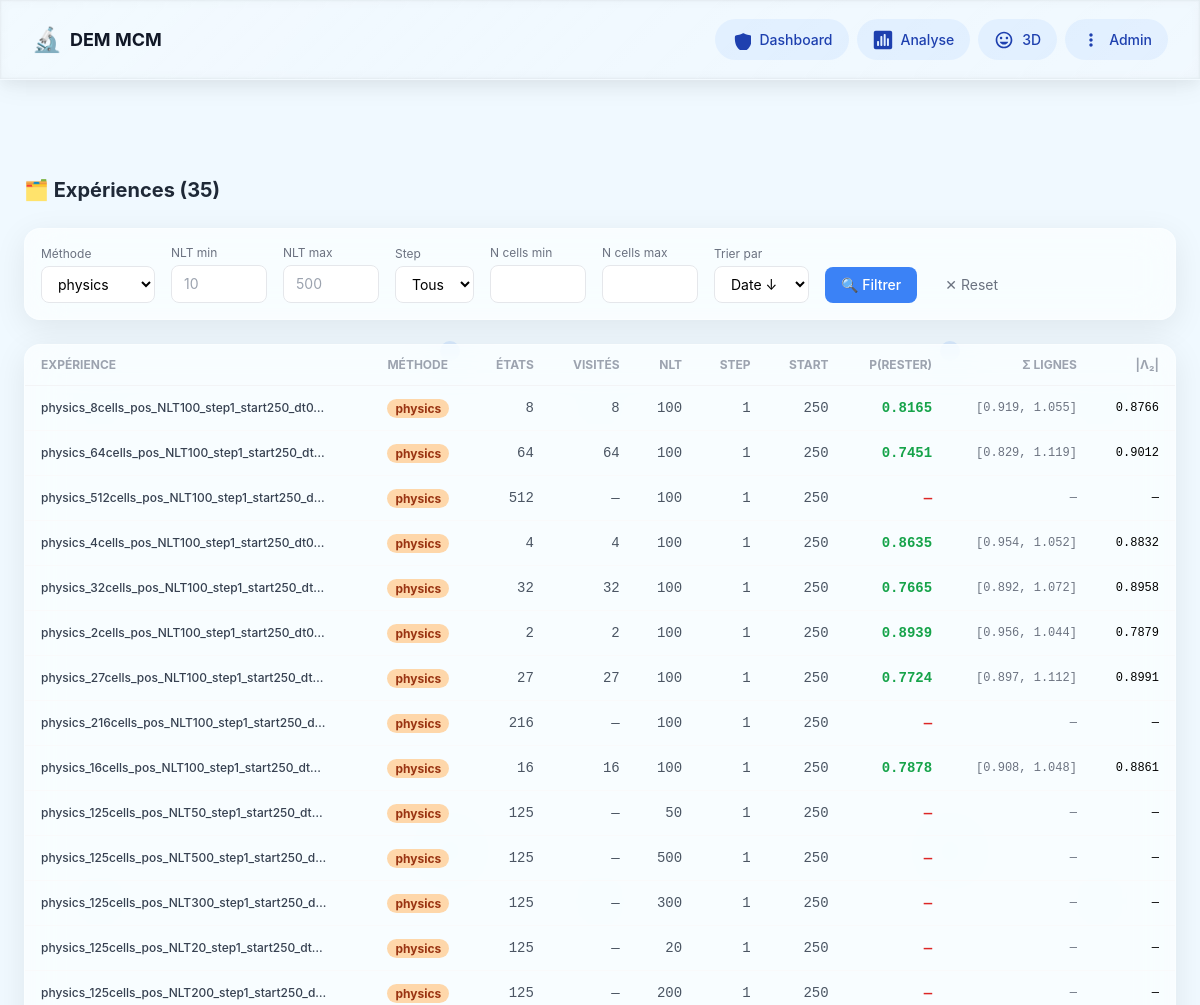
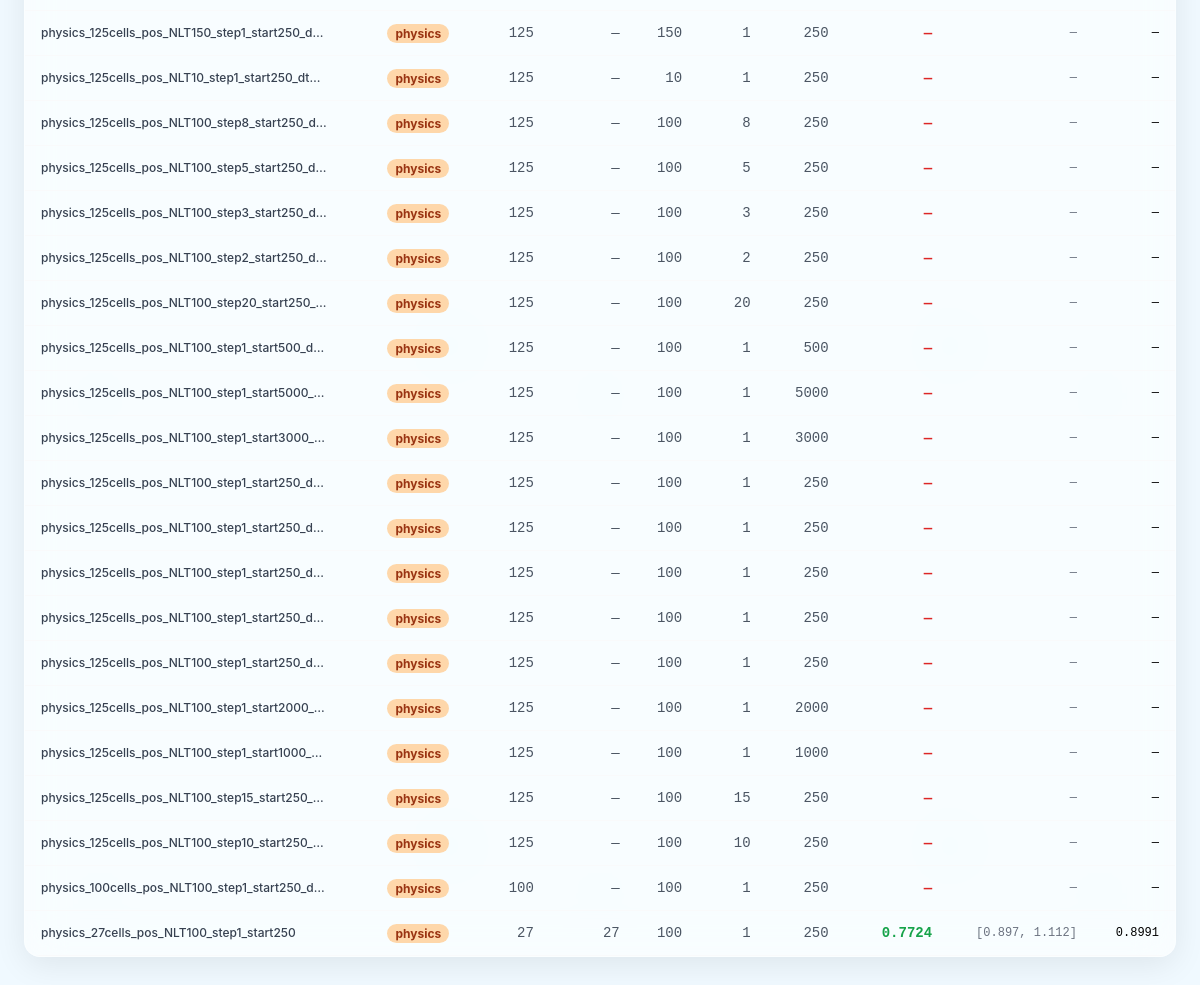
The app's page /experiments/?method=physics with its own data (2 pictures, top to bottom).
### markov/models.py (models this page shows, shortened)
class Experiment(models.Model):
    folder_name = models.CharField(
        max_length=300, unique=True, db_index=True,
        help_text="Nom du dossier dans le bucket HF"
    )
    partition_method = models.ForeignKey(
        PartitionMethod, on_delete=models.CASCADE,
        related_name="experiments"
    )
    nlt = models.IntegerField(
        "Learning Time (NLT)",
        validators=[MinValueValidator(1)],
        help_text="Nombre de paires de snapshots pour l'apprentissage"
    )
    step_size = models.IntegerField(
        "Pas temporel (step)",
        default=1,
        validators=[MinValueValidator(1)],
        help_text="Intervalle entre deux snapshots d'une paire"
    )
    start_index = models.IntegerField(
        "Index de départ",
        default=0,
        help_text="Premier fichier DEM utilisé"
    )
    n_states = models.IntegerField("Nombre d'états", default=0)
    n_timesteps_used = models.IntegerField("Timesteps effectifs", default=0)
    created_at = models.DateTimeField(auto_now_add=True)
    bucket_path = models.CharField(max_length=500, blank=True)
    raw_config = models.JSONField(default=dict, blank=True)
    raw_stats = models.JSONField(default=dict, blank=True)
    class Meta:
        ordering = ["-created_at"]
        verbose_name = "Expérience"
        indexes = [
            models.Index(fields=["nlt"]),
            models.Index(fields=["step_size"]),
            models.Index(fields=["start_index"]),
            models.Index(fields=["n_states"]),
        ]

class PartitionMethod(models.Model):
    METHODS = [
        ("cartesian", "Cartésien"),
        ("cylindrical", "Cylindrique"),
        ("voronoi", "Voronoï (K-means)"),
        ("quantile", "Quantile (équi-pop)"),
        ("octree", "Octree adaptatif"),
        ("physics", "Physics-aware"),
        ("adaptive","Adaptive"),
        ("multizone","Multizone"),
        ("single","Single")
    ]
    name = models.CharField(max_length=50, choices=METHODS, db_index=True)
    description = models.TextField(blank=True)
    parameters = models.JSONField(
        default=dict,
        help_text="Paramètres du partitionneur (nx, ny, nz, nr, ntheta, n_cells, ...)"
    )
    label = models.CharField(max_length=200, unique=True, db_index=True)
    n_cells = models.IntegerField(default=0)
    n_cells_visited = models.IntegerField(default=0, blank=True)
    population_mean = models.FloatField(null=True, blank=True)
    population_std = models.FloatField(null=True, blank=True)
    population_cv = models.FloatField(
        null=True, blank=True,
        help_text="Coefficient de variation = std/mean (plus petit = mieux)"
    )
    created_at = models.DateTimeField(auto_now_add=True)
    class Meta:
        ordering = ["name", "n_cells"]
        verbose_name = "Méthode de partitionnement"

class TransitionMatrix(models.Model):
    experiment = models.OneToOneField(
        Experiment, on_delete=models.CASCADE,
        related_name="matrix"
    )
    diagonal_mean = models.FloatField(
        "P(rester) moyen",
        help_text="Moyenne de la diagonale de P"
    )
    diagonal_std = models.FloatField("σ diagonale", default=0)
    diagonal_min = models.FloatField("Min diagonale", default=0)
    diagonal_max = models.FloatField("Max diagonale", default=0)
    row_sum_min = models.FloatField("Min Σ lignes", default=0)
    row_sum_max = models.FloatField("Max Σ lignes", default=0)
    row_sum_mean = models.FloatField("Moy Σ lignes", default=0)
    row_sum_std = models.FloatField("σ Σ lignes", default=0)
    col_sum_min = models.FloatField("Min Σ colonnes", default=0)
    col_sum_max = models.FloatField("Max Σ colonnes", default=0)
    col_sum_mean = models.FloatField("Moy Σ colonnes", default=0)
    n_states_visited = models.IntegerField("États visités", default=0)
    n_states_empty = models.IntegerField("États vides", default=0)
    fraction_visited = models.FloatField("Fraction visitée", default=0)
    eigenvalue_2 = models.FloatField(
        "|λ₂|", null=True, blank=True,
        help_text="2ème plus grande valeur propre (vitesse de mélange)"
    )
    spectral_gap = models.FloatField(
        "Gap spectral", null=True, blank=True,
        help_text="1 - |λ₂| (plus grand = mélange plus rapide)"
    )
    matrix_bucket_path = models.CharField(
        max_length=500,
        help_text="Chemin vers transition_matrix.npy dans le bucket"
    )
    class Meta:
        verbose_name = "Matrice de transition"

### markov/views.py (the view)
# urls.py: path("experiments/", views.experiment_list, name="experiment_list"),
def experiment_list(request):
    qs = Experiment.objects.select_related("partition_method", "matrix")
    method = request.GET.get("method")
    nlt_min = request.GET.get("nlt_min")
    nlt_max = request.GET.get("nlt_max")
    step = request.GET.get("step")
    start = request.GET.get("start")
    n_cells_min = request.GET.get("n_cells_min")
    n_cells_max = request.GET.get("n_cells_max")
    sort_by = request.GET.get("sort", "-created_at")
    if method:
        qs = qs.filter(partition_method__name=method)
    if nlt_min:
        qs = qs.filter(nlt__gte=int(nlt_min))
    if nlt_max:
        qs = qs.filter(nlt__lte=int(nlt_max))
    if step:
        qs = qs.filter(step_size=int(step))
    if start:
        qs = qs.filter(start_index=int(start))
    if n_cells_min:
        qs = qs.filter(n_states__gte=int(n_cells_min))
    if n_cells_max:
        qs = qs.filter(n_states__lte=int(n_cells_max))
    qs = qs.order_by(sort_by)
    available_methods = sorted(
        set(PartitionMethod.objects.values_list("name", flat=True))
    )
    available_nlts = sorted(set(Experiment.objects.values_list("nlt", flat=True)))
    available_steps = sorted(
        set(Experiment.objects.values_list("step_size", flat=True))
    )
    template = "markov/experiment_list.html"
    if getattr(request, "htmx", False):
        template = "markov/partials/experiment_table.html"
    return render(
        request,
        template,
        {
            "experiments": qs,
            "available_methods": available_methods,
            "available_nlts": available_nlts,
            "available_steps": available_steps,
            "current_filters": request.GET.dict(),
            "total_count": qs.count(),
        },
    )

### markov/templates/markov/experiment_list.html (shortened to what this page needs)
{% extends "markov/base.html" %}
{% block content %}
<div class="fade-in">
    <div class="flex items-center justify-between mb-6">
        <h2 class="text-xl font-bold text-gray-800">🗂️ Expériences ({{ total_count }})</h2>
    </div>
    <div class="glass-card p-4 mb-6">
        <form method="get" class="flex flex-wrap gap-4 items-end">
            <div>
                <label class="text-xs text-gray-500 block mb-1">Méthode</label>
                <select name="method" class="border rounded-lg px-3 py-2 text-sm bg-white">
                    {% for m in available_methods %}
                    <option value="{{ m }}" {% if current_filters.method == m %}selected{% endif %}>
                        {{ m }}
                    </option>
                    {% endfor %}
                </select>
            </div>
            <div>
                <label class="text-xs text-gray-500 block mb-1">NLT min</label>
                <input type="number" name="nlt_min" value="{{ current_filters.nlt_min|default:'' }}"
                       class="border rounded-lg px-3 py-2 text-sm w-24 bg-white" placeholder="10">
            </div>
            <div>
                <label class="text-xs text-gray-500 block mb-1">NLT max</label>
                <input type="number" name="nlt_max" value="{{ current_filters.nlt_max|default:'' }}"
                       class="border rounded-lg px-3 py-2 text-sm w-24 bg-white" placeholder="500">
            </div>
            <div>
                <label class="text-xs text-gray-500 block mb-1">Step</label>
                <select name="step" class="border rounded-lg px-3 py-2 text-sm bg-white">
                    <option value="">Tous</option>
                </select>
            </div>
            <div>
                <label class="text-xs text-gray-500 block mb-1">N cells min</label>
                <input type="number" name="n_cells_min" value="{{ current_filters.n_cells_min|default:'' }}"
                       class="border rounded-lg px-3 py-2 text-sm w-24 bg-white">
            </div>
            <div>
                <label class="text-xs text-gray-500 block mb-1">N cells max</label>
                <input type="number" name="n_cells_max" value="{{ current_filters.n_cells_max|default:'' }}"
                       class="border rounded-lg px-3 py-2 text-sm w-24 bg-white">
            </div>
            <div>
                <label class="text-xs text-gray-500 block mb-1">Trier par</label>
                <select name="sort" class="border rounded-lg px-3 py-2 text-sm bg-white">
                    <option value="-created_at" {% if current_filters.sort == '-created_at' %}selected{% endif %}>Date ↓</option>
                </select>
            </div>
            <button type="submit"
                    class="bg-blue-500 text-white px-4 py-2 rounded-lg text-sm font-medium hover:bg-blue-600 transition">
                🔍 Filtrer
            </button>
            <a href="{% url 'markov:experiment_list' %}"
               class="text-sm text-gray-500 hover:text-red-500 px-3 py-2">
                ✕ Reset
            </a>
        </form>
    </div>
    <div class="glass-card overflow-hidden">
        <table class="w-full text-sm">
            <thead>
                <tr class="border-b border-gray-100 text-xs text-gray-400 uppercase">
                    <th class="px-4 py-3 text-left">Expérience</th>
                    <th class="px-4 py-3 text-left">Méthode</th>
                    <th class="px-4 py-3 text-right">États</th>
                    <th class="px-4 py-3 text-right">Visités</th>
                    <th class="px-4 py-3 text-right">NLT</th>
                    <th class="px-4 py-3 text-right">Step</th>
                    <th class="px-4 py-3 text-right">Start</th>
                    <th class="px-4 py-3 text-right">P(rester)</th>
                    <th class="px-4 py-3 text-right">Σ lignes</th>
                    <th class="px-4 py-3 text-right">|λ₂|</th>
                </tr>
            </thead>
            <tbody>
                {% for exp in experiments %}
                <tr class="data-row border-b border-gray-50 cursor-pointer hover:bg-blue-50/30 transition"
                    onclick="window.location='{% url 'markov:experiment_detail' exp.pk %}'">
                    <td class="px-4 py-3 font-medium text-gray-700 text-xs">
                        {{ exp.folder_name|truncatechars:45 }}
                    </td>
                    <td class="px-4 py-3">
                        <span class="px-2 py-0.5 rounded-full text-xs font-bold method-{{ exp.partition_method.name }}">
                            {{ exp.partition_method.name }}
                        </span>
                    </td>
                    <td class="px-4 py-3 text-right text-gray-600 font-mono">{{ exp.n_states }}</td>
                    <td class="px-4 py-3 text-right text-gray-600 font-mono">
                        {% if exp.matrix %}{{ exp.matrix.n_states_visited }}{% else %}—{% endif %}
                    </td>
                    <td class="px-4 py-3 text-right text-gray-600 font-mono">{{ exp.nlt }}</td>
                    <td class="px-4 py-3 text-right text-gray-600 font-mono">{{ exp.step_size }}</td>
                    <td class="px-4 py-3 text-right text-gray-600 font-mono">{{ exp.start_index }}</td>
                    <td class="px-4 py-3 text-right font-mono font-bold
                        {% if exp.matrix.diagonal_mean > 0.5 %}text-green-600
                        {% elif exp.matrix.diagonal_mean > 0.1 %}text-yellow-600
                        {% else %}text-red-600{% endif %}">
                        {% if exp.matrix %}{{ exp.matrix.diagonal_mean|floatformat:4 }}{% else %}—{% endif %}
                    </td>
                    <td class="px-4 py-3 text-right font-mono text-xs text-gray-500">
                        {% if exp.matrix %}
                            [{{ exp.matrix.row_sum_min|floatformat:3 }}, {{ exp.matrix.row_sum_max|floatformat:3 }}]
                        {% else %}—{% endif %}
                    </td>
                    <td class="px-4 py-3 text-right font-mono text-xs">
                        {% if exp.matrix.eigenvalue_2 %}
                            {{ exp.matrix.eigenvalue_2|floatformat:4 }}
                        {% else %}—{% endif %}
                    </td>
                </tr>
                {% empty %}
                <tr>
                    <td colspan="10" class="px-4 py-8 text-center text-gray-400">
                        Aucune expérience trouvée
                    </td>
                </tr>
                {% endfor %}
            </tbody>
        </table>
    </div>
</div>
{% endblock %}

### markov/static/markov/css/glass-nav.css (style rules this page uses)
:root { --nav-width: 100%; --nav-height: 80px; --nav-radius: 0px; --nav-frost: 0.08; --nav-saturation: 1.2; }
.glass-card { background: rgba(255, 255, 255, 0.65); backdrop-filter: blur(20px) saturate(180%); -webkit-backdrop-filter: blur(20px) saturate(180%); border: 1px solid rgba(255, 255, 255, 0.3); border-radius: 16px; box-shadow: 0 8px 32px rgba(0, 0, 0, 0.08); transition: all 0.3s ease; }

### markov/static/markov/css/glass-effects.css (style rules this page uses)
:root { --glass-bg: rgba(255, 255, 255, 0.7); --glass-bg-dark: rgba(20, 20, 20, 0.5); --glass-border: rgba(255, 255, 255, 0.2); --glass-border-dark: rgba(255, 255, 255, 0.1); --glass-shadow: 0 8px 32px rgba(31, 38, 135, 0.1); --glass-shadow-dark: 0 8px 32px rgba(0, 0, 0, 0.3); --accent-color: #3b82f6; --accent-hover: #2563eb; }
.glass-card { background: var(--glass-bg); backdrop-filter: blur(20px) saturate(180%); -webkit-backdrop-filter: blur(20px) saturate(180%); border: 1px solid var(--glass-border); border-radius: 16px; box-shadow: var(--glass-shadow); transition: all 0.3s cubic-bezier(0.175, 0.885, 0.32, 2.2); overflow: hidden; }

### markov/static/markov/css/liquid-glass-cards.css (style rules this page uses)
:root { --liquid-glass-bg: light-dark( hsl(0 0% 100% / 0.08), hsl(0 0% 100% / 0.04) ); --liquid-glass-border: light-dark( hsl(0 0% 100% / 0.25), hsl(0 0% 100% / 0.1) ); --liquid-glass-shadow-1: rgba(255, 255, 255, 0.192); --liquid-glass-shadow-2: rgba(255, 255, 255, 0.274); --liquid-glass-shadow-3: rgba(0, 0, 0, 0.164); --liquid-glass-glow: light-dark( rgba(99, 102, 241, 0.15), rgba(99, 102, 241, 0.25) ); --liquid-glass-speed: 0.5s; }

### markov/templates/markov/base.html (style rules this page uses)
body { margin: 0; padding: 0; font-family: -apple-system, BlinkMacSystemFont, 'Segoe UI', sans-serif; background-size: 500px; background-attachment: fixed; }
.glass-card { background: rgba(255, 255, 255, 0.65); backdrop-filter: blur(20px) saturate(180%); -webkit-backdrop-filter: blur(20px) saturate(180%); border: 1px solid rgba(255, 255, 255, 0.3); border-radius: 16px; box-shadow: 0 8px 32px rgba(0, 0, 0, 0.08); transition: all 0.3s ease; }
.method-physics { background: #fed7aa; color: #9a3412; }
.fade-in { animation: fadeIn 0.3s ease-in; }

### records on screen
Experiment: folder_name "physics_8cells_pos_NLT100_step1_start250_dt0…", partition_method.name "physics", n_states "8", matrix.n_states_visited "8", nlt "100", step_size "1", start_index "250", matrix.diagonal_mean "0.8165", matrix.row_sum_min "0.919", matrix.row_sum_max "1.055", matrix.eigenvalue_2 "0.8766"
Experiment: folder_name "physics_64cells_pos_NLT100_step1_start250_dt…", partition_method.name "physics", n_states "64", matrix.n_states_visited "64", nlt "100", step_size "1", start_index "250", matrix.diagonal_mean "0.7451", matrix.row_sum_min "0.829", matrix.row_sum_max "1.119", matrix.eigenvalue_2 "0.9012"
Experiment: folder_name "physics_512cells_pos_NLT100_step1_start250_d…", partition_method.name "physics", n_states "512", nlt "100", step_size "1", start_index "250"
Experiment: folder_name "physics_4cells_pos_NLT100_step1_start250_dt0…", partition_method.name "physics", n_states "4", matrix.n_states_visited "4", nlt "100", step_size "1", start_index "250", matrix.diagonal_mean "0.8635", matrix.row_sum_min "0.954", matrix.row_sum_max "1.052", matrix.eigenvalue_2 "0.8832"
Experiment: folder_name "physics_32cells_pos_NLT100_step1_start250_dt…", partition_method.name "physics", n_states "32", matrix.n_states_visited "32", nlt "100", step_size "1", start_index "250", matrix.diagonal_mean "0.7665", matrix.row_sum_min "0.892", matrix.row_sum_max "1.072", matrix.eigenvalue_2 "0.8958"
Experiment: folder_name "physics_2cells_pos_NLT100_step1_start250_dt0…", partition_method.name "physics", n_states "2", matrix.n_states_visited "2", nlt "100", step_size "1", start_index "250", matrix.diagonal_mean "0.8939", matrix.row_sum_min "0.956", matrix.row_sum_max "1.044", matrix.eigenvalue_2 "0.7879"
Experiment: folder_name "physics_27cells_pos_NLT100_step1_start250_dt…", partition_method.name "physics", n_states "27", matrix.n_states_visited "27", nlt "100", step_size "1", start_index "250", matrix.diagonal_mean "0.7724", matrix.row_sum_min "0.897", matrix.row_sum_max "1.112", matrix.eigenvalue_2 "0.8991"
Experiment: folder_name "physics_216cells_pos_NLT100_step1_start250_d…", partition_method.name "physics", n_states "216", nlt "100", step_size "1", start_index "250"
Experiment: folder_name "physics_16cells_pos_NLT100_step1_start250_dt…", partition_method.name "physics", n_states "16", matrix.n_states_visited "16", nlt "100", step_size "1", start_index "250", matrix.diagonal_mean "0.7878", matrix.row_sum_min "0.908", matrix.row_sum_max "1.048", matrix.eigenvalue_2 "0.8861"
Experiment: folder_name "physics_125cells_pos_NLT50_step1_start250_dt…", partition_method.name "physics", n_states "125", nlt "50", step_size "1", start_index "250"
Experiment: folder_name "physics_125cells_pos_NLT500_step1_start250_d…", partition_method.name "physics", n_states "125", nlt "500", step_size "1", start_index "250"
Experiment: folder_name "physics_125cells_pos_NLT300_step1_start250_d…", partition_method.name "physics", n_states "125", nlt "300", step_size "1", start_index "250"
Experiment: folder_name "physics_125cells_pos_NLT20_step1_start250_dt…", partition_method.name "physics", n_states "125", nlt "20", step_size "1", start_index "250"
Experiment: folder_name "physics_125cells_pos_NLT200_step1_start250_d…", partition_method.name "physics", n_states "125", nlt "200", step_size "1", start_index "250"
Experiment: folder_name "physics_125cells_pos_NLT150_step1_start250_d…", partition_method.name "physics", n_states "125", nlt "150", step_size "1", start_index "250"
Experiment: folder_name "physics_125cells_pos_NLT10_step1_start250_dt…", partition_method.name "physics", n_states "125", nlt "10", step_size "1", start_index "250"
Experiment: folder_name "physics_125cells_pos_NLT100_step8_start250_d…", partition_method.name "physics", n_states "125", nlt "100", step_size "8", start_index "250"
Experiment: folder_name "physics_125cells_pos_NLT100_step5_start250_d…", partition_method.name "physics", n_states "125", nlt "100", step_size "5", start_index "250"
Experiment: folder_name "physics_125cells_pos_NLT100_step3_start250_d…", partition_method.name "physics", n_states "125", nlt "100", step_size "3", start_index "250"
Experiment: folder_name "physics_125cells_pos_NLT100_step2_start250_d…", partition_method.name "physics", n_states "125", nlt "100", step_size "2", start_index "250"
Experiment: folder_name "physics_125cells_pos_NLT100_step20_start250_…", partition_method.name "physics", n_states "125", nlt "100", step_size "20", start_index "250"
Experiment: folder_name "physics_125cells_pos_NLT100_step1_start500_d…", partition_method.name "physics", n_states "125", nlt "100", step_size "1", start_index "500"
Experiment: folder_name "physics_125cells_pos_NLT100_step1_start5000_…", partition_method.name "physics", n_states "125", nlt "100", step_size "1", start_index "5000"
Experiment: folder_name "physics_125cells_pos_NLT100_step1_start3000_…", partition_method.name "physics", n_states "125", nlt "100", step_size "1", start_index "3000"
Experiment: folder_name "physics_125cells_pos_NLT100_step1_start250_d…", partition_method.name "physics", n_states "125", nlt "100", step_size "1", start_index "250"
Experiment: folder_name "physics_125cells_pos_NLT100_step1_start250_d…", partition_method.name "physics", n_states "125", nlt "100", step_size "1", start_index "250"
Experiment: folder_name "physics_125cells_pos_NLT100_step1_start250_d…", partition_method.name "physics", n_states "125", nlt "100", step_size "1", start_index "250"
Experiment: folder_name "physics_125cells_pos_NLT100_step1_start250_d…", partition_method.name "physics", n_states "125", nlt "100", step_size "1", start_index "250"
Experiment: folder_name "physics_125cells_pos_NLT100_step1_start250_d…", partition_method.name "physics", n_states "125", nlt "100", step_size "1", start_index "250"
Experiment: folder_name "physics_125cells_pos_NLT100_step1_start2000_…", partition_method.name "physics", n_states "125", nlt "100", step_size "1", start_index "2000"
Experiment: folder_name "physics_125cells_pos_NLT100_step1_start1000_…", partition_method.name "physics", n_states "125", nlt "100", step_size "1", start_index "1000"
Experiment: folder_name "physics_125cells_pos_NLT100_step15_start250_…", partition_method.name "physics", n_states "125", nlt "100", step_size "15", start_index "250"
Experiment: folder_name "physics_125cells_pos_NLT100_step10_start250_…", partition_method.name "physics", n_states "125", nlt "100", step_size "10", start_index "250"
Experiment: folder_name "physics_100cells_pos_NLT100_step1_start250_d…", partition_method.name "physics", n_states "100", nlt "100", step_size "1", start_index "250"
Experiment: folder_name "physics_27cells_pos_NLT100_step1_start250", partition_method.name "physics", n_states "27", matrix.n_states_visited "27", nlt "100", step_size "1", start_index "250", matrix.diagonal_mean "0.7724", matrix.row_sum_min "0.897", matrix.row_sum_max "1.112", matrix.eigenvalue_2 "0.8991"

### other values on screen
{{ total_count }} "35"
form field method "physics"
